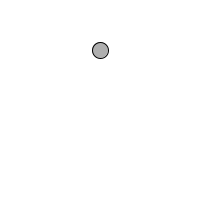
Frame 1 (no input)
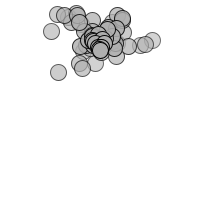
Frame 60 (the mouse pressed at the canvas centre just before this capture)
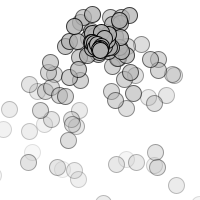
Frame 120 (the mouse held since frame 60 and released just before this capture)

The Processing sketch that drew these frames (run headless with seeded random() and noise(); from frame 60 on, the mouse is pressed at the canvas centre):

// Processing sketch: e06_particle_system_with_forces
// ── e06_particle_system_with_forces.pde
import java.util.Iterator;

ParticleSystem ps;

void setup() {
  size(200,200);
  ps = new ParticleSystem(width/2,50);
}

void draw() {
  background(255);
  PVector[] forces = {
    new PVector(0,0.05) // gravity
  };
  ps.run(forces);
}

class ParticleSystem {
  
  ArrayList<Particle> particles;
  
  PVector location;
  
  ParticleSystem(float x, float y) {
    particles = new ArrayList<Particle>();
    location = new PVector(x,y);
  }
  
  void run(PVector[] forces) {
    _addParticle();
    _updateParticles(forces);
  }
  
  void _addParticle() {
    particles.add(new Particle(location));
  }
  
  void _updateParticles(PVector[] forces) {
    Iterator<Particle> it = particles.iterator();
    while (it.hasNext()) {
      Particle p = it.next();
      p.display();
      p.update(forces);
      if (p.isDead())
        it.remove();
    }
  }
}

class Particle {
  
  PVector location;
  PVector velocity = new PVector(random(-1,1),random(-2,-0.5));
  
  float lifespan = 255;
  
  Particle(PVector location_) {
    location = location_.copy();
  }
  
  void display() {
    stroke(0,lifespan);
    fill(175,lifespan);
    ellipse(location.x,location.y,16,16);
  }
  
  void update(PVector[] forces) {
    velocity.add(addVectors(forces));
    location.add(velocity);
    lifespan -= 2;
  }
  
  boolean isDead() {
    return lifespan < 0;
  }
}

PVector addVectors(PVector[] vectors) {
  PVector result = new PVector(0,0);
  for (PVector vector: vectors)
    result.add(vector);
  return result;
}
